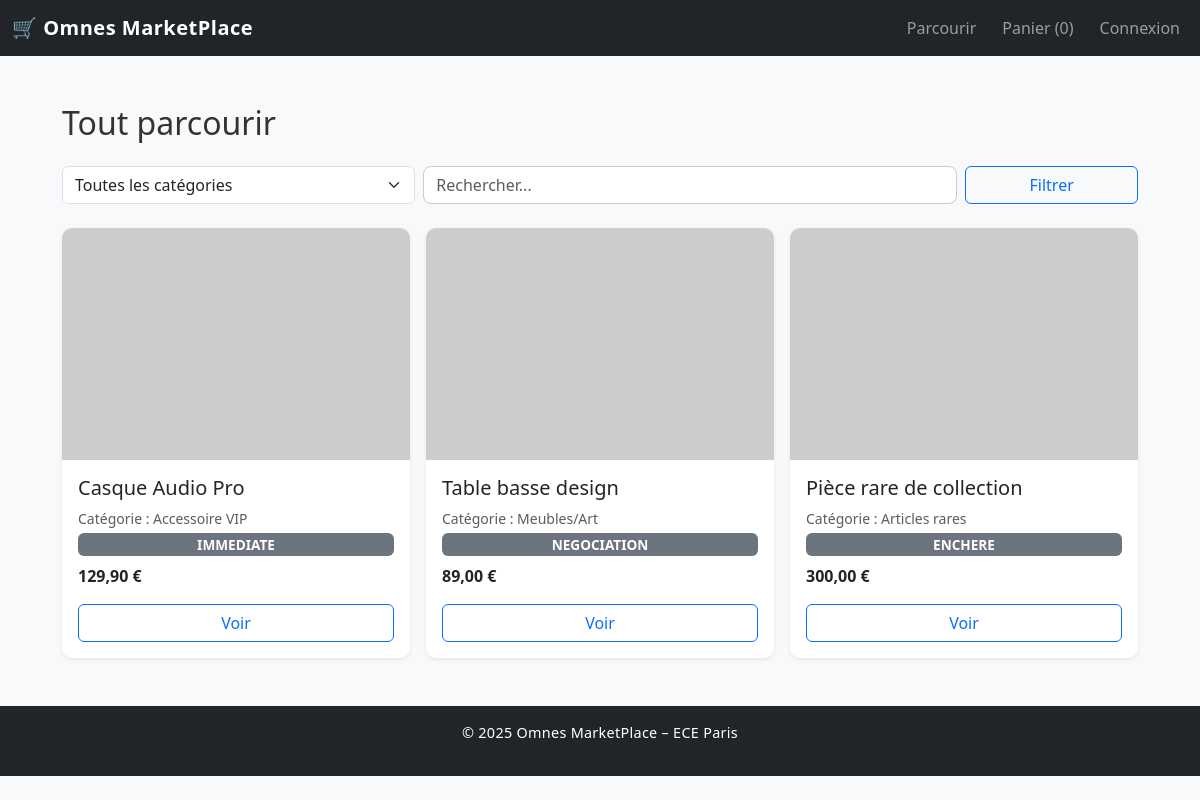
The app's page /pages/parcourir.php with its own data.
### tables this page shows
CREATE TABLE items (
  id INT AUTO_INCREMENT PRIMARY KEY,
  vendor_id INT,
  nom VARCHAR(100),
  description TEXT,
  prix DECIMAL(10,2),
  type_vente ENUM('IMMEDIATE','NEGOCIATION','ENCHERE'),
  statut ENUM('EN_VENTE','VENDU') DEFAULT 'EN_VENTE',
  image_url VARCHAR(255),
  categorie VARCHAR(100),
  created_at TIMESTAMP DEFAULT CURRENT_TIMESTAMP,
  FOREIGN KEY (vendor_id) REFERENCES users(id) ON DELETE CASCADE
);

### pages/parcourir.php (the view, shortened to what this page needs)
<?php
include '../includes/header.php';
include '../includes/db.php';
$q = trim($_GET['q'] ?? '');
$sql = "SELECT * FROM items WHERE statut='EN_VENTE'";
$params = [];
$sql .= " ORDER BY created_at DESC";
$stmt = $pdo->prepare($sql);
$stmt->execute($params);
$products = $stmt->fetchAll(PDO::FETCH_ASSOC);
?>
<div class="container mt-5">
  <h2 class="mb-4">Tout parcourir</h2>
  <form class="row g-2 mb-4" method="get">
    <div class="col-md-4">
      <select name="cat" class="form-select">
        <option value="">Toutes les catégories</option>
      </select>
    </div>
    <div class="col-md-6">
      <input type="text" name="q" class="form-control" placeholder="Rechercher..."
             value="<?= htmlspecialchars($q); ?>">
    </div>
    <div class="col-md-2 d-grid">
      <button class="btn btn-outline-primary">Filtrer</button>
    </div>
  </form>
  <div class="row g-3">
    <?php foreach ($products as $p): ?>
      <div class="col-sm-6 col-md-4">
        <div class="card h-100 shadow-sm">
          <img src="<?= htmlspecialchars($p['image_url']); ?>" class="card-img-top" alt="">
          <div class="card-body d-flex flex-column">
            <h5 class="card-title"><?= htmlspecialchars($p['nom']); ?></h5>
            <p class="small text-muted mb-1">Catégorie : <?= htmlspecialchars($p['categorie']); ?></p>
            <span class="badge bg-secondary mb-2"><?= htmlspecialchars($p['type_vente']); ?></span>
            <p class="fw-bold mb-3"><?= number_format($p['prix'], 2, ',', ' '); ?> €</p>
            <a class="btn btn-outline-primary mt-auto" href="produit.php?id=<?= $p['id']; ?>">Voir</a>
          </div>
        </div>
      </div>
    <?php endforeach; ?>
  </div>
</div>
<?php include '../includes/footer.php'; ?>

### includes/header.php (shortened to what this page needs)
<!DOCTYPE html>
<html lang="fr">
<head>
  <link href="https://cdn.jsdelivr.net/npm/bootstrap@5.3.0/dist/css/bootstrap.min.css" rel="stylesheet">
  <link href="/OmnesMarketPlace/assets/css/style.css" rel="stylesheet">
</head>
<body>
<nav class="navbar navbar-expand-lg navbar-dark bg-dark">
  <div class="container-fluid">
    <a class="navbar-brand" href="/OmnesMarketPlace/index.php">🛒 Omnes MarketPlace</a>
    <div class="collapse navbar-collapse" id="navbarNav">
      <?php $cartCount = !empty($_SESSION['cart']) ? count($_SESSION['cart']) : 0; ?>
      <ul class="navbar-nav ms-auto">
        <li class="nav-item"><a class="nav-link" href="/OmnesMarketPlace/pages/parcourir.php">Parcourir</a></li>
        <li class="nav-item"><a class="nav-link" href="/OmnesMarketPlace/pages/panier.php">Panier (<?= $cartCount; ?>)</a></li>
        <?php if (isset($_SESSION['user'])): ?>
          <?php if ($_SESSION['user']['role'] === 'vendor'): ?>
            <li class="nav-item"><a class="nav-link" href="/OmnesMarketPlace/vendor/produits.php">Vendeur</a></li>
            <li class="nav-item"><a class="nav-link" href="/OmnesMarketPlace/vendor/negociations.php">Négociations</a></li>
          <?php endif; ?>
          <?php if ($_SESSION['user']['role'] === 'admin'): ?>
            <li class="nav-item"><a class="nav-link" href="/OmnesMarketPlace/admin/dashboard.php">Admin</a></li>
            <li class="nav-item"><a class="nav-link" href="/OmnesMarketPlace/admin/auctions.php">Enchères</a></li>
          <?php endif; ?>
          <li class="nav-item"><a class="nav-link" href="/OmnesMarketPlace/pages/compte.php">Mon compte</a></li>
          <li class="nav-item"><a class="nav-link" href="/OmnesMarketPlace/pages/logout.php">Déconnexion</a></li>
        <?php else: ?>
          <li class="nav-item"><a class="nav-link" href="/OmnesMarketPlace/pages/login.php">Connexion</a></li>
        <?php endif; ?>
      </ul>
    </div>
  </div>
</nav>

### includes/footer.php (shortened to what this page needs)
<footer class="bg-dark text-white text-center p-3 mt-5">
  <p>© 2025 Omnes MarketPlace – ECE Paris</p>
</footer>
</body>
</html>

### assets/css/style.css (style rules this page uses)
body { font-family: 'Segoe UI', Tahoma, sans-serif; background-color: #f8f9fa; color: #333; }
.navbar-brand { font-weight: 600; letter-spacing: 0.5px; }
.navbar-nav .nav-link { margin-left: 10px; transition: 0.2s; }
.container { max-width: 1100px; }
.card { border: none; border-radius: 10px; transition: transform 0.2s ease-in-out; }
.card img { border-top-left-radius: 10px; border-top-right-radius: 10px; object-fit: cover; }
footer { font-size: 0.9rem; letter-spacing: 0.3px; }
input[type="text"], input[type="email"], input[type="number"], input[type="password"], textarea { border-radius: 8px; border: 1px solid #ccc; }
.badge { font-size: 0.85rem; }

### records on screen
items: nom "Casque Audio Pro", categorie "Accessoire VIP", type_vente "IMMEDIATE", prix "129,90"
items: nom "Table basse design", categorie "Meubles/Art", type_vente "NEGOCIATION", prix "89,00"
items: nom "Pièce rare de collection", categorie "Articles rares", type_vente "ENCHERE", prix "300,00"

### other values on screen
$cartCount "0"
